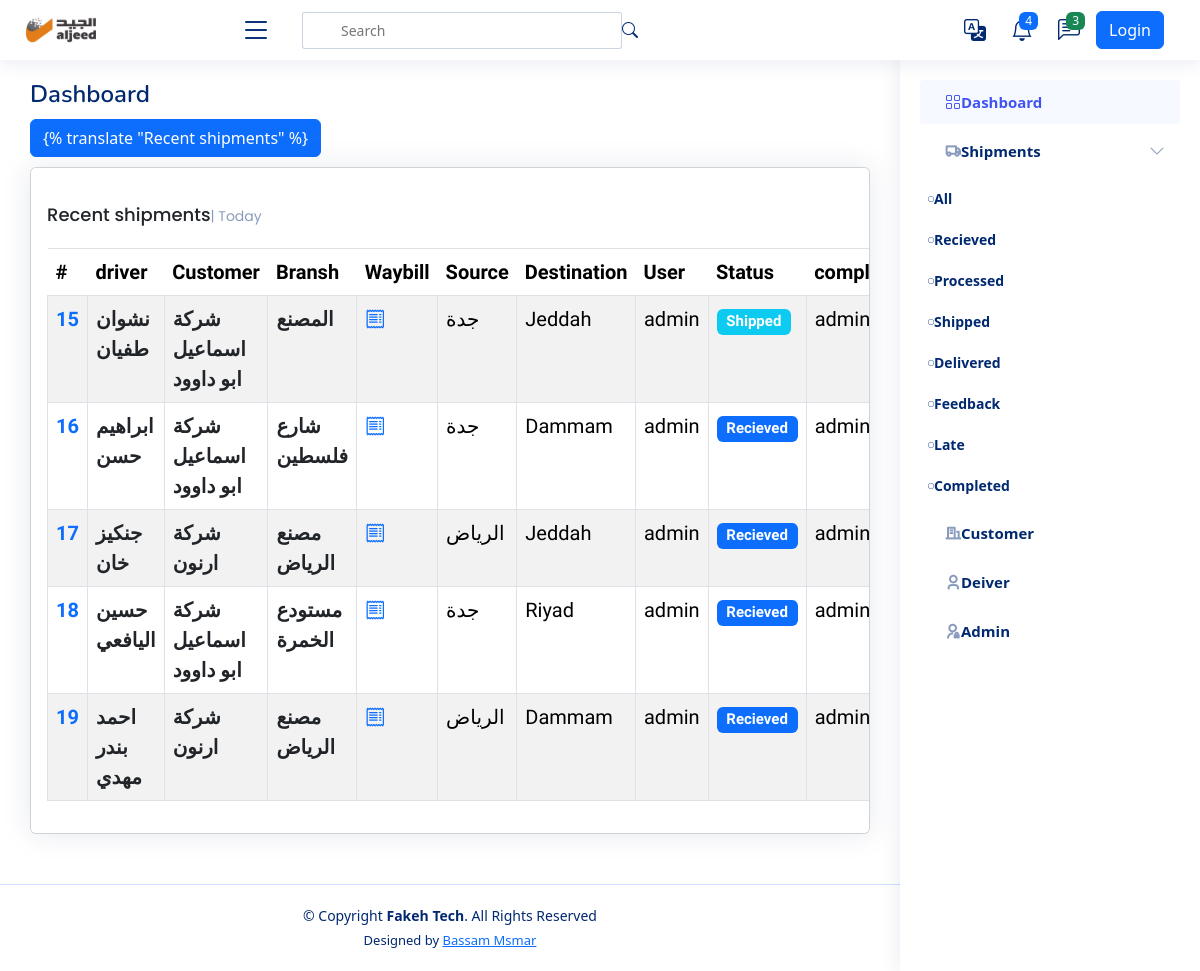
Before: /shipment/All with the older database file.
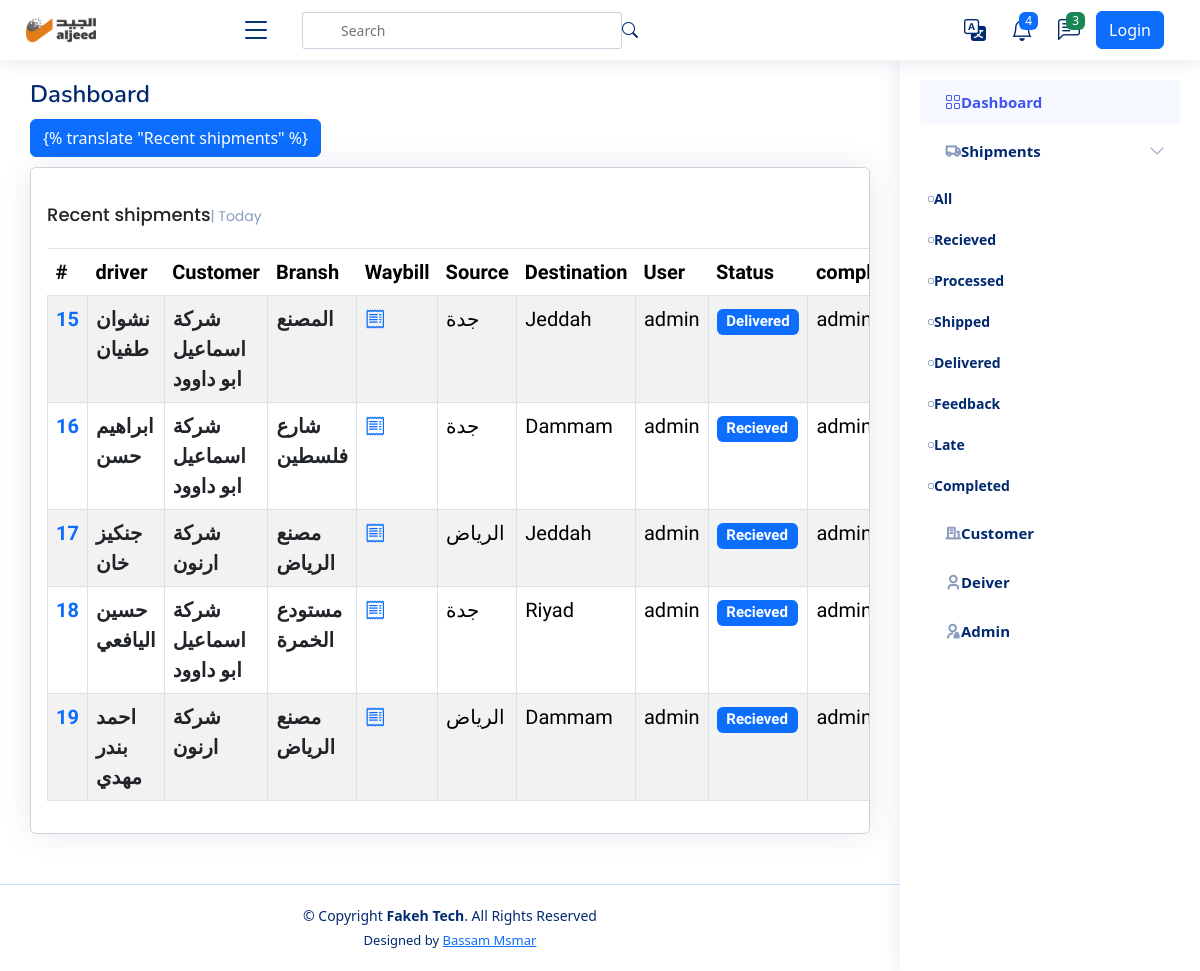
After: the same page with the newer database file.
### shipments/models.py (models this page shows, shortened)
class Shipment(models.Model):
    user = models.ForeignKey(User,  related_name='shipments_user', on_delete=models.SET_NULL, null=True)
    driver = models.ForeignKey(Driver,  related_name='shipments_driver', on_delete=models.SET_NULL, null=True)
    customer_branch = models.ForeignKey(Branch, related_name='shipments_company', on_delete=models.SET_NULL, null=True)
    fare = models.IntegerField(_("Fare"))
    premium = models.IntegerField(_("Premium"), null=True, blank=True ,default=0)
    code = models.ImageField(blank=True, null=True, upload_to='code')
    days_stayed = models.IntegerField(_("Days Stayed "),default=0 , null=True, blank=True)
    stay_cost = models.IntegerField(_("Stay Cost"),default=0 , null=True, blank=True)
    deducted = models.IntegerField(_("Deducted"),default=0 , null=True, blank=True)
    status = models.CharField(_("Status "), max_length=20, choices=STATUS, default='Recieved')
    destination = models.CharField(_("Destination"), max_length=20, choices=FLAG_TYPES)
    create_at = models.DateTimeField(_("Create At"), default=timezone.now)
    expected_arrival_date = models.DateTimeField(_("Expected Arrival Date"), null=True, blank=True, default=timezone.now)
    actual_delivery_date = models.DateTimeField(_("Actual Delivery Date "), null=True, blank=True, default=timezone.now)
    notes = models.TextField(_("Notes"), null=True, blank=True)

### drivers/models.py (models this page shows)
class Driver(models.Model):
    name = models.CharField(_("Driver Name"), max_length=120)
    phone = models.CharField(_("Driver Phone"), max_length=120)
    id_number = models.CharField(_("Driver Id Number"), max_length=10, null=True, blank=True)
    language = models.CharField(_("Driver Language"),  max_length=120, choices=LANGUAHE, null=True, blank=True)
    truck_type =models.CharField(_("Truck Type"), max_length=120, choices=TRUCK_TYPE, null=True, blank=True)
    rate = models.IntegerField(_("Rate"), null=True, blank=True)
    def __str__(self) -> str:
        return self.name

### customers/models.py (models this page shows, shortened)
class Branch(models.Model):
    customers = models.ForeignKey(Customers, related_name='branch_customers', on_delete=models.CASCADE)
    name = models.CharField(_("Name"),max_length=255)
    city = models.CharField(_("City"),max_length=255)

class Customers(models.Model):
    name = models.CharField(max_length=255)
    def __str__(self):
        return self.name

### shipments/views.py (the view)
# urls.py: path('<str:status>', ShipmentList.as_view(), name='shipment_list'),
class ShipmentList(ListView):
    model = Shipment
    def get_queryset(self):
        status = self.kwargs.get('status', 'All')
        print(f'status = {status}')
        if status == 'All':
            return Shipment.objects.all()
        else:
            return Shipment.objects.filter(status=status)

### templates/shipments/shipment_list.html (shortened to what this page needs)
{% extends 'base.html' %}
{% load static %}
{% load i18n %}
{% block body %}
<main id="main" class="main">
  <div class="pagetitle">
    <h1>{% translate "Dashboard" %}</h1>
  </div>
  <div class="pagetitle">
    <a href="{% url 'shipment_create' %}"><button type="button" class="btn btn-primary">{% translate "Recent shipments"
        %}</button></a>
  </div>
  <section class="section dashboard">
    <div class="row">
      <div class="col-lg-12">
        <div class="row">
          <div class="col-12">
            <div class="card recent-sales overflow-auto">
              <div class="card-body">
                <h5 class="card-title">{% translate "Recent shipments" %}<span>| Today</span></h5>
                <table class="table table-borderless table-bordered datatable table-striped table-hover">
                  <thead>
                    <tr>
                      <th scope="col">#</th>
                      <th scope="col">{% translate "driver" %}</th>
                      <th scope="col">{% translate "Customer" %} </th>
                      <th scope="col">{% translate "Bransh" %} </th>
                      <th scope="col">{% translate "Waybill" %} </th>
                      <th scope="col">{% translate "Source" %} </th>
                      <th scope="col">{% translate "Destination" %} </th>
                      <th scope="col">{% translate "User" %} </th>
                      <th scope="col">{% translate "Status" %} </th>
                      <th scope="col">{% translate "completion" %} </th>
                    </tr>
                  </thead>
                  <tbody>
                    {% for shipment in object_list %}
                    <tr>
                      <th scope="row"><a href="{% url 'shipment_detail' shipment.id %}"
                          style="text-decoration: none;">{{shipment.id}}</a></th>
                      <th scope="row"><a href="#" class="link-dark"
                          style="text-decoration: none;">{{shipment.driver}}</a></th>
                      <th scope="row"><a href="#" class="link-dark"
                          style="text-decoration: none;">{{shipment.customer_branch.customers}}</a></th>
                      <th scope="row"><a href="#" class="link-dark"
                          style="text-decoration: none;">{{shipment.customer_branch.name}}</a></th>
                      <td> <a href="{% url 'shipment_detail' shipment.id %}" target="_blank"><i
                            class="bi bi-receipt"></i></a></td>
                      <td>{{shipment.customer_branch.city}} </td>
                      <td> {{shipment.destination}}</td>
                      <td>{{shipment.user}}</td>
                      <td><span class="badge
                          {% if shipment.status == 'Recieved' %} bg-primary
                          {% elif shipment.status == 'Processed' %} bg-secondary
                          {% elif shipment.status == 'Shipped' %} bg-info
                          {% elif shipment.status == 'Delivered' %} bg-primary
                          {% elif shipment.status == 'Feedback' %} bg-warning
                          {% elif shipment.status == 'Completed' %} bg-success
                          {% elif shipment.status == 'Late' %} bg-danger
                          {% endif %}">{{shipment.status}}</span></td>
                      <td>{{shipment.user}}</td>
                    </tr>
                    {% endfor %}
                  </tbody>
                </table>
              </div>
            </div>
          </div>
        </div>
      </div>
    </div>
  </section>
</main>
{% endblock %}

Changed rows visible on the page:
changed Shipment "نشوان طفيان": status "Shipped" → "Delivered"
